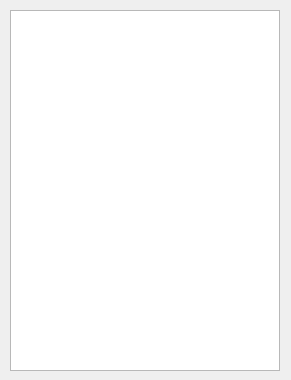
<?xml version="1.0" encoding="UTF-8"?>
<ui version="4.0">
 <class>pack</class>
 <widget class="QWidget" name="pack">
  <property name="geometry">
   <rect>
    <x>0</x>
    <y>0</y>
    <width>291</width>
    <height>380</height>
   </rect>
  </property>
  <property name="windowTitle">
   <string>Form</string>
  </property>
  <widget class="QTextBrowser" name="tb_in">
   <property name="geometry">
    <rect>
     <x>10</x>
     <y>10</y>
     <width>270</width>
     <height>361</height>
    </rect>
   </property>
  </widget>
 </widget>
 <resources/>
 <connections/>
</ui>
